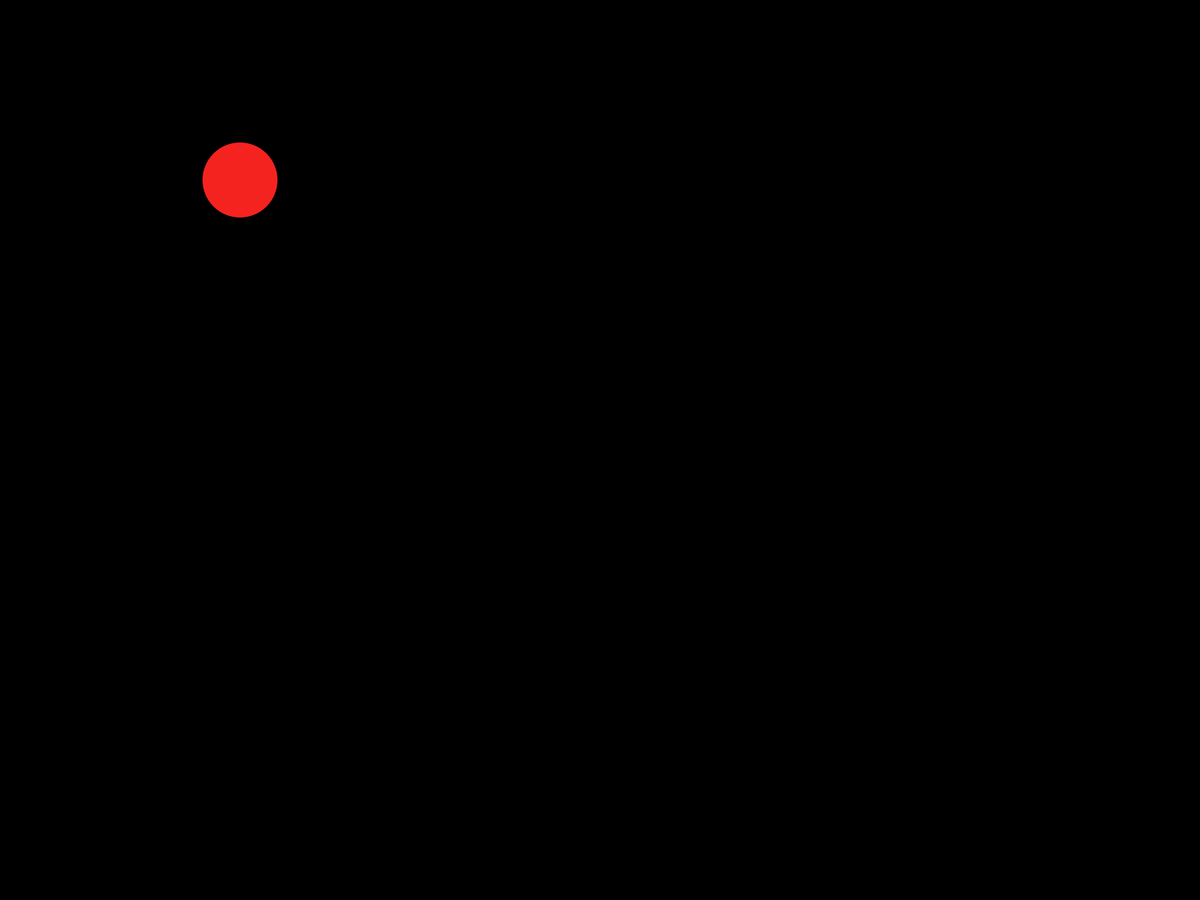
Frame 1 (no input)
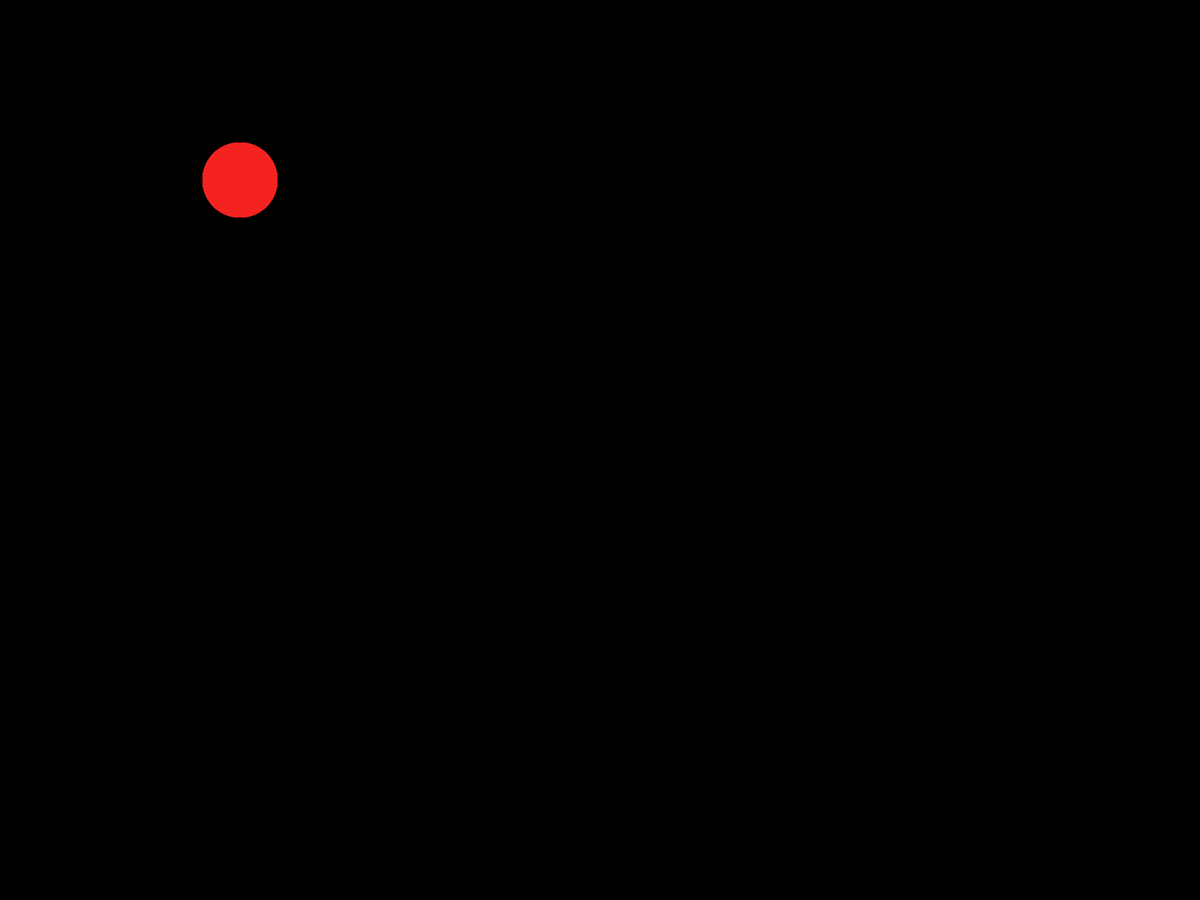
Frame 60 (the mouse pressed at the canvas centre just before this capture)
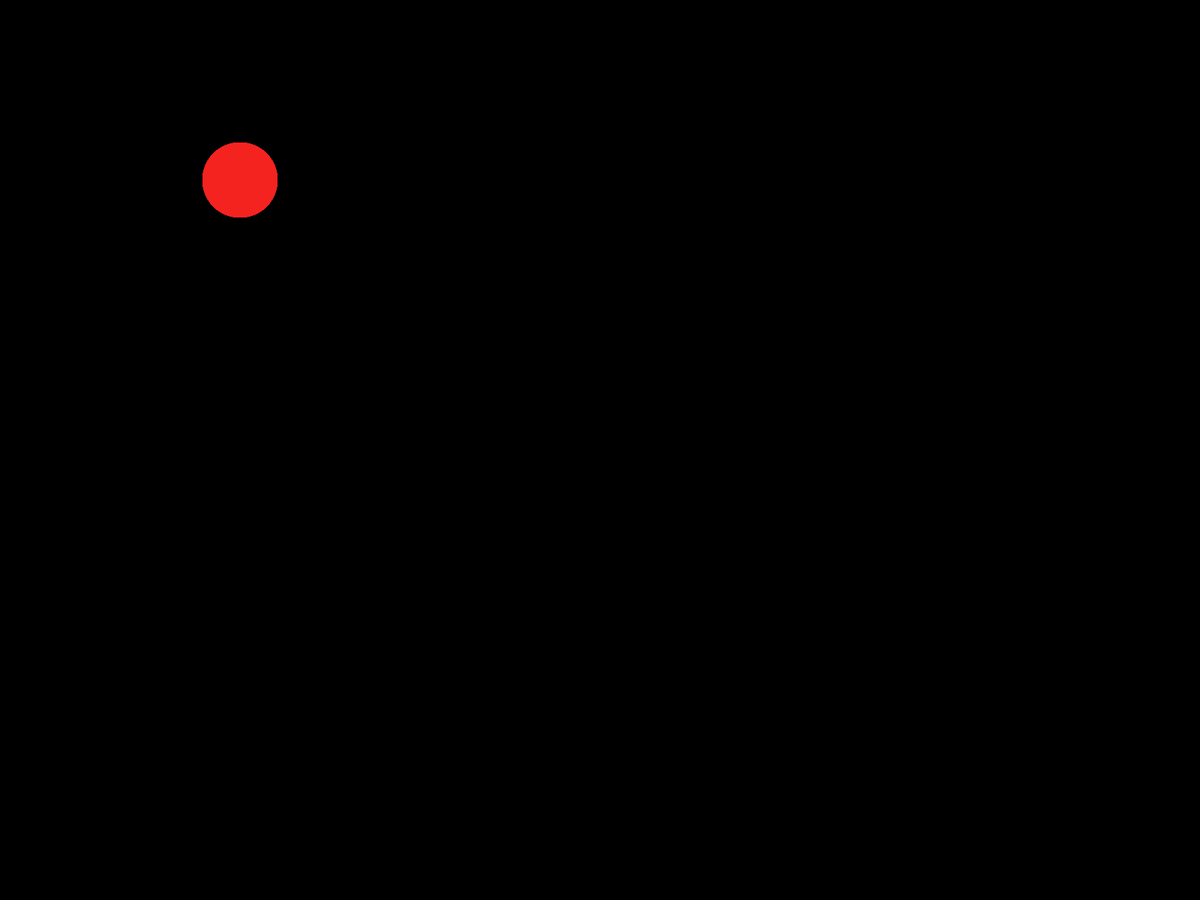
Frame 120 (the mouse held since frame 60 and released just before this capture)

The Processing sketch that drew these frames (run headless with seeded random() and noise(); from frame 60 on, the mouse is pressed at the canvas centre):

// Processing sketch: pjiyoon
// ── pjiyoon.pde
void setup(){
  fullScreen();
  background(0);
}
void draw() {
  noStroke();
  fill(245,35,32,564);
  circle(320,240,100);

}
